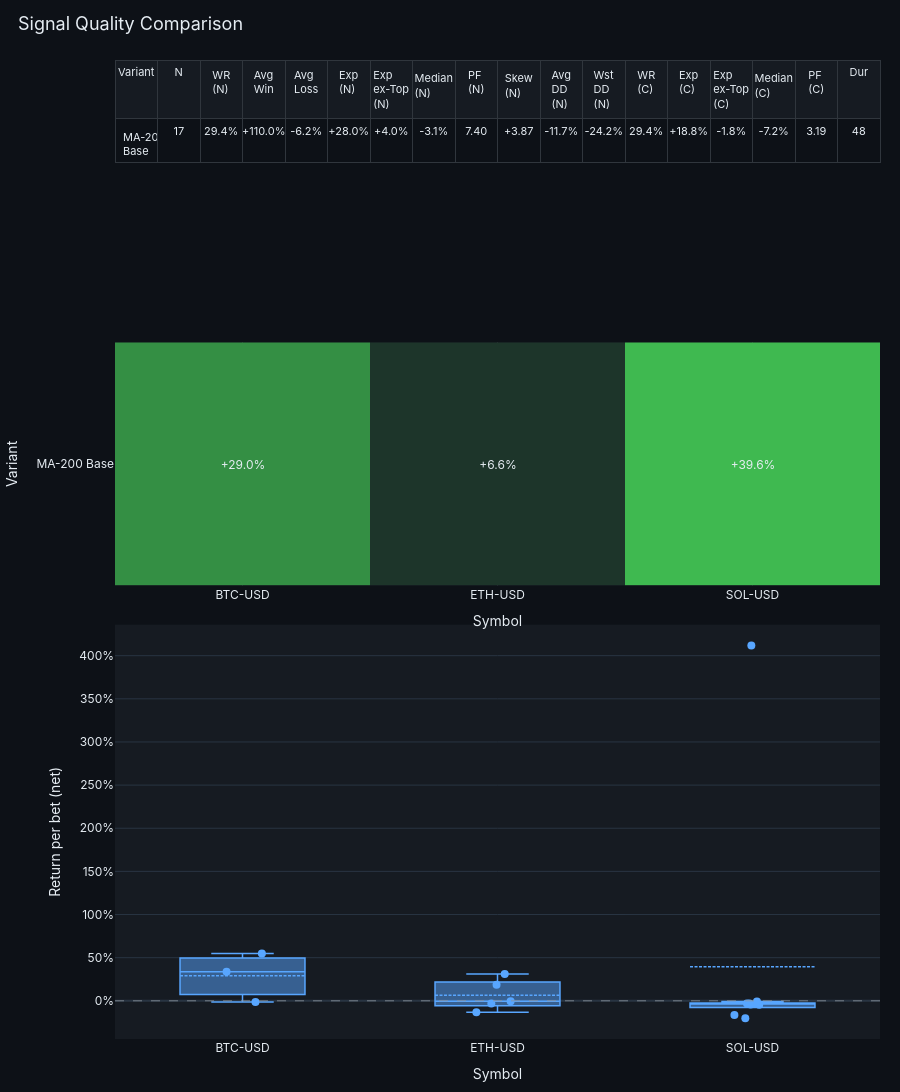

The notebook cell this image was saved under:
### Markdown cell above
## 5. Signal Comparison Harness

Add variants to the `variants` dict as you iterate — different MA windows, regime
filters, mixed signals, etc.  Re-run this section to see all variants side by side.

The tearsheet has three panels:

1. **Pooled quality table** — trades pooled across all symbols.  Net columns: WR,
   Avg Win/Loss, Expectancy, **Exp ex-Top** (edge without the best trade),
   **Median**, Profit Factor, **Skewness**, Avg/Worst intra-trade DD.  Conservative
   columns mirror the key edge metrics for fill-risk comparison.  Use Exp ex-Top and
   Median to spot variants whose edge is driven by a single outlier trade.
2. **Per-symbol expectancy heatmap** — net expectancy per (variant × symbol).  Spot
   where a change helps one asset but hurts another, so you can decide whether to
   drop the asset or tune per-asset.
3. **Return distribution** — box + individual-trade scatter per symbol, one box per
   variant.  Shows whether a variant shifts the distribution right (better edge) or
   tightens it (more consistent).

### Code cell
# Add new variants here as you iterate.  Each value is a BarBacktestResult.
# Example:
#   bt_ma100  = BarBacktest().run(TrendSignal(ma_window=100).run(bars))
#   bt_ma50   = BarBacktest().run(TrendSignal(ma_window=50).run(bars))
variants = {
    "MA-200 Base": bt_result,
    # "MA-100":    bt_ma100,
    # "MA-50":     bt_ma50,
}

SignalComparison(variants).tearsheet().show()

### Figure 1 — Plotly figure (JSON) as saved in the notebook; plotly's stock layout.template omitted (floating-point values rounded to 4 significant figures)
{"data": [{"cells": {"align": ["left", "center", "center", "center", "center", "center", "center", "center", "center", "center", "center", "center", "center", "center", "center", "center", "center", "center"], "fill": {"color": "#0d1117"}, "font": {"color": "#e6edf3", "size": 11}, "line": {"color": "#30363d"}, "values": [["MA-200 Base"], ["17"], ["29.4%"], ["+110.0%"], ["-6.2%"], ["+28.0%"], ["+4.0%"], ["-3.1%"], ["7.40"], ["+3.87"], ["-11.7%"], ["-24.2%"], ["29.4%"], ["+18.8%"], ["-1.8%"], ["-7.2%"], ["3.19"], ["48"]]}, "header": {"align": "center", "fill": {"color": "#161b22"}, "font": {"color": "#e6edf3", "size": 11}, "line": {"color": "#30363d"}, "values": ["Variant", "N", "WR (N)", "Avg Win", "Avg Loss", "Exp (N)", "Exp ex-Top (N)", "Median (N)", "PF (N)", "Skew (N)", "Avg DD (N)", "Wst DD (N)", "WR (C)", "Exp (C)", "Exp ex-Top (C)", "Median (C)", "PF (C)", "Dur"]}, "type": "table", "domain": {"x": [0.0, 1.0], "y": [0.7516, 1.0]}}, {"colorscale": [[0.0, "#f85149"], [0.5, "#161b22"], [1.0, "#3fb950"]], "showscale": false, "text": [["+29.0%", "+6.6%", "+39.6%"]], "textfont": {"color": "#e6edf3", "size": 12}, "texttemplate": "%{text}", "x": ["BTC-USD", "ETH-USD", "SOL-USD"], "y": ["MA-200 Base"], "z": [[0.2903, 0.06557, 0.3955]], "zmax": 0.3955, "zmid": 0, "zmin": -0.3955, "type": "heatmap", "xaxis": "x", "yaxis": "y"}, {"boxmean": true, "boxpoints": "all", "jitter": 0.4, "legendgroup": "MA-200 Base", "line": {"width": 1.5}, "marker": {"color": "#58a6ff", "size": 8}, "name": "MA-200 Base", "pointpos": 0, "x": ["BTC-USD", "BTC-USD", "BTC-USD", "ETH-USD", "ETH-USD", "ETH-USD", "ETH-USD", "ETH-USD", "SOL-USD", "SOL-USD", "SOL-USD", "SOL-USD", "SOL-USD", "SOL-USD", "SOL-USD", "SOL-USD", "SOL-USD"], "y": [0.3378, -0.0153, 0.5485, -0.1329, -0.03143, 0.1862, -0.004139, 0.3101, -0.2027, -0.04709, -0.1649, -0.03246, -0.00696, -0.03074, -0.031, -0.04353, 4.119], "type": "box", "xaxis": "x2", "yaxis": "y2"}], "layout": {"xaxis": {"anchor": "y", "domain": [0.0, 1.0], "title": {"text": "Symbol"}, "gridcolor": "#30363d", "zerolinecolor": "#30363d", "showspikes": true, "spikecolor": "#8b949e", "spikethickness": 1}, "yaxis": {"anchor": "x", "domain": [0.4632, 0.7116], "title": {"text": "Variant"}, "gridcolor": "#30363d", "zerolinecolor": "#30363d", "showspikes": true, "spikecolor": "#8b949e", "spikethickness": 1}, "xaxis2": {"anchor": "y2", "domain": [0.0, 1.0], "title": {"text": "Symbol"}}, "yaxis2": {"anchor": "x2", "domain": [0.0, 0.4232], "title": {"text": "Return per bet (net)"}, "tickformat": ".0%"}, "boxmode": "group", "shapes": [{"line": {"color": "#8b949e", "dash": "dash", "width": 0.8}, "type": "line", "x0": 0, "x1": 1, "xref": "x2 domain", "y0": 0, "y1": 0, "yref": "y2"}], "font": {"color": "#e6edf3", "family": "Inter, system-ui, sans-serif"}, "title": {"font": {"size": 18, "color": "#e6edf3"}, "text": "Signal Quality Comparison", "x": 0.02, "xanchor": "left"}, "margin": {"l": 60, "r": 20, "t": 60, "b": 40}, "legend": {"bgcolor": "#161b22", "bordercolor": "#30363d", "borderwidth": 1}, "paper_bgcolor": "#0d1117", "plot_bgcolor": "#161b22", "height": 1100, "hovermode": "x unified"}}
